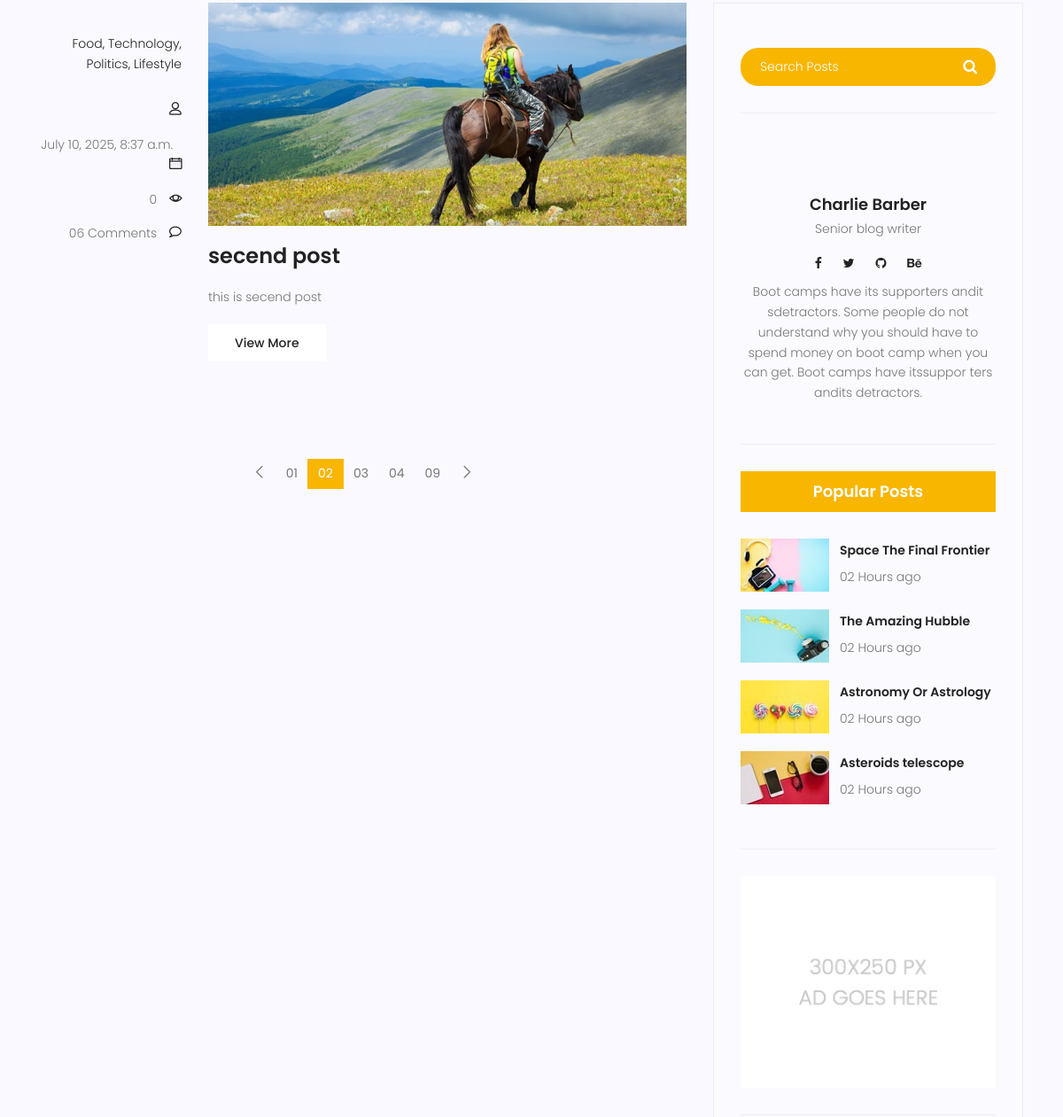
The page /blog/ (middle part) on the database as committed earlier.
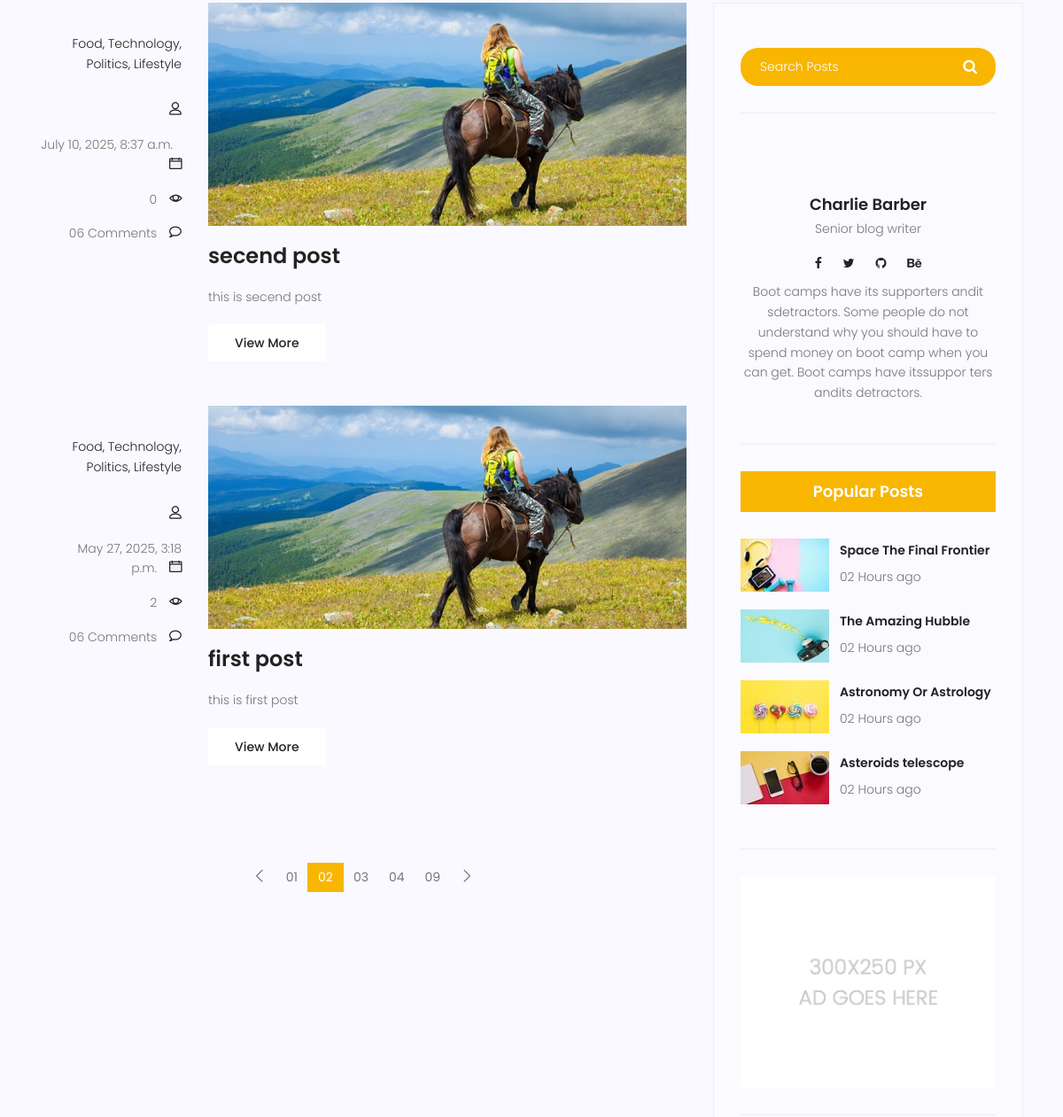
The same page on the database as committed later.
### blog/models.py (models this page shows, shortened)
class post(models.Model):
    author = models.ForeignKey(User, on_delete=models.SET_NULL,null=True)
    title=models.CharField(max_length=255)
    content=models.TextField()
    counted_views = models.IntegerField(default=0)
    status = models.BooleanField(default=False)
    published_date = models.DateTimeField(null=True)
    created_date = models.DateTimeField(auto_now_add=True)
    updated_date = models.DateTimeField(auto_now=True)
    class Meta:
        ordering=['-created_date']

### blog/views.py (the view)
# urls.py: path('',blog_home,name='index'),
def blog_home(request):
    now=timezone.now()
    posts = post.objects.filter(published_date__lte=now,status=True).order_by('-published_date')
    contexts={'posts':posts}
    return render(request,'blog/blog-home.html',contexts)

### templates/blog/blog-home.html (shortened to what this page needs)
{%extends 'base.html'%}
{%load static%}
{%block content%}
<section class="post-content-area">
	<div class="container">
		<div class="row">
			<div class="col-lg-8 posts-list">
				{%for post in posts%}
				<div class="single-post row">
					<div class="col-lg-3  col-md-3 meta-details">
						<ul class="tags">
							<li><a href="#">Food,</a></li>
							<li><a href="#">Technology,</a></li>
							<li><a href="#">Politics,</a></li>
							<li><a href="#">Lifestyle</a></li>
						</ul>
						<div class="user-details row">
							<p class="user-name col-lg-12 col-md-12 col-6"><a href="#">{{post.author.get_full_name}}</a> <span
									class="lnr lnr-user"></span></p>
							<p class="date col-lg-12 col-md-12 col-6"><a href="#">{{post.published_date}}</a> <span
									class="lnr lnr-calendar-full"></span></p>
							<p class="view col-lg-12 col-md-12 col-6"><a href="#">{{post.counted_views}}</a> <span
									class="lnr lnr-eye"></span></p>
							<p class="comments col-lg-12 col-md-12 col-6"><a href="#">06 Comments</a> <span
									class="lnr lnr-bubble"></span></p>
						</div>
					</div>
					<div class="col-lg-9 col-md-9 ">
						<div class="feature-img">
							<img class="img-fluid" src="{% static 'img/blog/feature-img1.jpg'%}" alt="">
						</div>
						<a class="posts-title" href="{% url 'blog:single' pid=post.id%}">
							<h3>{{post.title}}</h3>
						</a>
						<p class="excert">
							{{post.content}}
						</p>
						<a href="/blog/{{post.id}}" class="primary-btn">View More</a>
					</div>
				</div>
				{%endfor%}
				<nav class="blog-pagination justify-content-center d-flex">
					<ul class="pagination">
						<li class="page-item">
							<a href="#" class="page-link" aria-label="Previous">
								<span aria-hidden="true">
									<span class="lnr lnr-chevron-left"></span>
								</span>
							</a>
						</li>
						<li class="page-item"><a href="#" class="page-link">01</a></li>
						<li class="page-item active"><a href="#" class="page-link">02</a></li>
						<li class="page-item"><a href="#" class="page-link">03</a></li>
						<li class="page-item"><a href="#" class="page-link">04</a></li>
						<li class="page-item"><a href="#" class="page-link">09</a></li>
						<li class="page-item">
							<a href="#" class="page-link" aria-label="Next">
								<span aria-hidden="true">
									<span class="lnr lnr-chevron-right"></span>
								</span>
							</a>
						</li>
					</ul>
				</nav>
			</div>
			<div class="col-lg-4 sidebar-widgets">
				<div class="widget-wrap">
					<div class="single-sidebar-widget search-widget">
						<form class="search-form" action="#">
							<input placeholder="Search Posts" name="search" type="text" onfocus="this.placeholder = ''"
								onblur="this.placeholder = 'Search Posts'">
							<button type="submit"><i class="fa fa-search"></i></button>
						</form>
					</div>
					<div class="single-sidebar-widget user-info-widget">
						<a href="#">
							<h4>Charlie Barber</h4>
						</a>
						<p>
							Senior blog writer
						</p>
						<ul class="social-links">
							<li><a href="#"><i class="fa fa-facebook"></i></a></li>
							<li><a href="#"><i class="fa fa-twitter"></i></a></li>
							<li><a href="#"><i class="fa fa-github"></i></a></li>
							<li><a href="#"><i class="fa fa-behance"></i></a></li>
						</ul>
						<p>
							Boot camps have its supporters andit sdetractors. Some people do not understand why you
							should have to spend money on boot camp when you can get. Boot camps have itssuppor ters
							andits detractors.
						</p>
					</div>
					<div class="single-sidebar-widget popular-post-widget">
						<h4 class="popular-title">Popular Posts</h4>
						<div class="popular-post-list">
							<div class="single-post-list d-flex flex-row align-items-center">
								<div class="thumb">
									<img class="img-fluid" src="{% static 'img/blog/pp1.jpg'%}" alt="">
								</div>
								<div class="details">
									<a href="blog-single.html">
										<h6>Space The Final Frontier</h6>
									</a>
									<p>02 Hours ago</p>
								</div>
							</div>
							<div class="single-post-list d-flex flex-row align-items-center">
								<div class="thumb">
									<img class="img-fluid" src="{% static 'img/blog/pp2.jpg'%}" alt="">
								</div>
								<div class="details">
									<a href="blog-single.html">
										<h6>The Amazing Hubble</h6>
									</a>
									<p>02 Hours ago</p>
								</div>
							</div>
							<div class="single-post-list d-flex flex-row align-items-center">
								<div class="thumb">
									<img class="img-fluid" src="{% static 'img/blog/pp3.jpg'%}" alt="">
								</div>
								<div class="details">
									<a href="blog-single.html">
										<h6>Astronomy Or Astrology</h6>
									</a>
									<p>02 Hours ago</p>
								</div>
							</div>
							<div class="single-post-list d-flex flex-row align-items-center">
								<div class="thumb">
									<img class="img-fluid" src="{% static 'img/blog/pp4.jpg'%}" alt="">
								</div>
								<div class="details">
									<a href="blog-single.html">
										<h6>Asteroids telescope</h6>
									</a>
									<p>02 Hours ago</p>
								</div>
							</div>
						</div>
					</div>
					<div class="single-sidebar-widget ads-widget">
						<a href="#"><img class="img-fluid" src="{% static 'img/blog/ads-banner.jpg'%}" alt=""></a>
					</div>
				</div>
			</div>
		</div>
	</div>
</section>
</body>
</html>
{%endblock%}

### templates/base.html (shortened to what this page needs)
{% load static %}
<!DOCTYPE html>
<html lang="zxx" class="no-js">
<head>
    <link rel="stylesheet" href="{% static 'css/linearicons.css' %}">
    <link rel="stylesheet" href="{% static 'css/font-awesome.min.css' %}">
    <link rel="stylesheet" href="{% static 'css/bootstrap.css' %}">
    <link rel="stylesheet" href="{% static 'css/magnific-popup.css' %}">
    <link rel="stylesheet" href="{% static 'css/jquery-ui.css' %}">
    <link rel="stylesheet" href="{% static 'css/nice-select.css' %}">
    <link rel="stylesheet" href="{% static 'css/animate.min.css' %}">
    <link rel="stylesheet" href="{% static 'css/owl.carousel.css' %}">
    <link rel="stylesheet" href="{% static 'css/main.css' %}">
</head>
<body>
    {%block content%}
    {%endblock%}
</body>
</html>

Rows that differ between the two databases and show on the page:
now on this page (row edited): post: published_date "May 27, 2025, 3:18 p.m.", counted_views "2", title "first post", content "this is first post"
